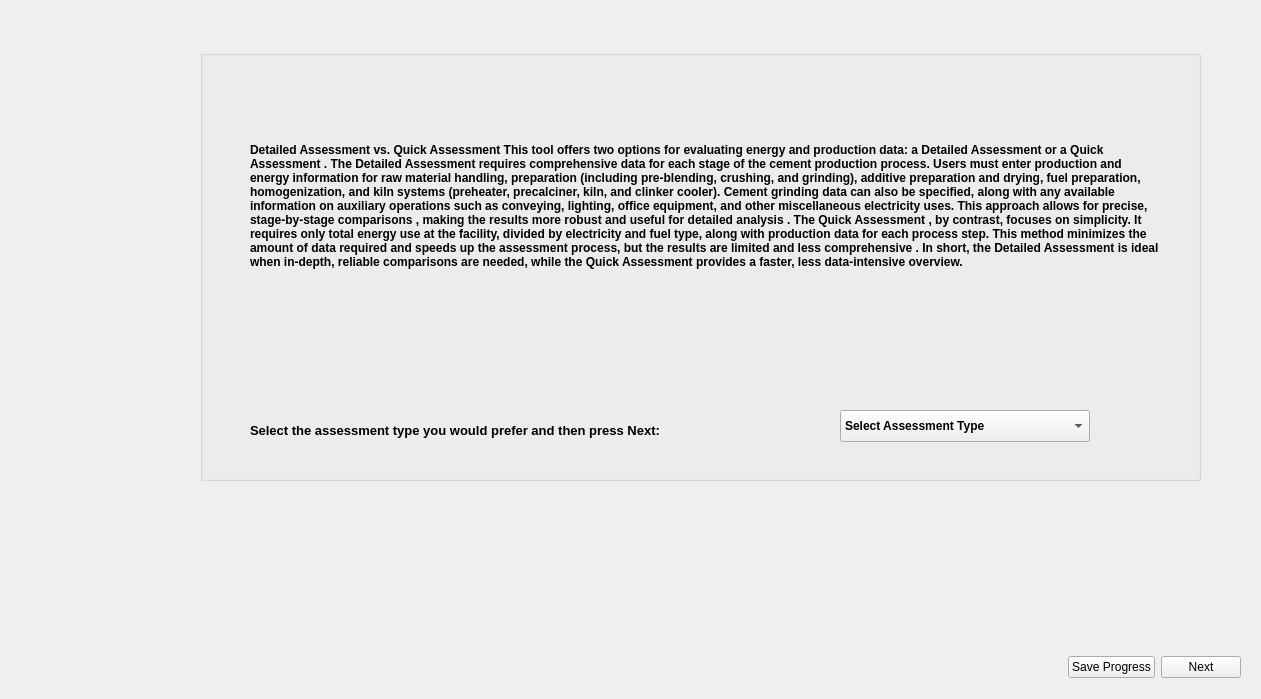
<?xml version="1.0" encoding="UTF-8"?>
<ui version="4.0">
 <class>Page1_AssessmentType</class>
 <widget class="QWidget" name="Page1_AssessmentType">
  <property name="geometry">
   <rect>
    <x>0</x>
    <y>0</y>
    <width>1261</width>
    <height>699</height>
   </rect>
  </property>
  <property name="sizePolicy">
   <sizepolicy hsizetype="Maximum" vsizetype="Fixed">
    <horstretch>0</horstretch>
    <verstretch>0</verstretch>
   </sizepolicy>
  </property>
  <property name="windowTitle">
   <string>Form</string>
  </property>
  <property name="styleSheet">
   <string notr="true"/>
  </property>
  <widget class="QLabel" name="cement_decor">
   <property name="geometry">
    <rect>
     <x>0</x>
     <y>-30</y>
     <width>171</width>
     <height>761</height>
    </rect>
   </property>
   <property name="midLineWidth">
    <number>0</number>
   </property>
   <property name="text">
    <string/>
   </property>
   <property name="pixmap">
    <pixmap>../images/BEST_side_abstract.png</pixmap>
   </property>
   <property name="scaledContents">
    <bool>false</bool>
   </property>
   <property name="indent">
    <number>0</number>
   </property>
  </widget>
  <widget class="QWidget" name="layoutWidget">
   <property name="geometry">
    <rect>
     <x>190</x>
     <y>650</y>
     <width>1051</width>
     <height>35</height>
    </rect>
   </property>
   <layout class="QHBoxLayout" name="button_layout">
    <item>
     <spacer name="horizontalSpacer">
      <property name="orientation">
       <enum>Qt::Horizontal</enum>
      </property>
      <property name="sizeHint" stdset="0">
       <size>
        <width>40</width>
        <height>20</height>
       </size>
      </property>
     </spacer>
    </item>
    <item>
     <widget class="QPushButton" name="saveBtn">
      <property name="text">
       <string>Save Progress</string>
      </property>
     </widget>
    </item>
    <item>
     <widget class="QPushButton" name="nextBtn">
      <property name="font">
       <font>
        <kerning>true</kerning>
       </font>
      </property>
      <property name="text">
       <string>Next</string>
      </property>
     </widget>
    </item>
   </layout>
  </widget>
  <widget class="QGroupBox" name="assessment_group">
   <property name="geometry">
    <rect>
     <x>200</x>
     <y>50</y>
     <width>1001</width>
     <height>431</height>
    </rect>
   </property>
   <property name="font">
    <font>
     <bold>true</bold>
    </font>
   </property>
   <property name="styleSheet">
    <string notr="true">QPushButton {
    background-color: #26481f;  /* Green */
    color: white;
    border: none;
    padding: 8px 16px;
    font-size: 14px;
    border-radius: 6px;
    min-width: 90px;
    min-height: 15px;

}

QPushButton:hover {
    background-color: #45a049;
}

QPushButton:pressed {
    background-color: #3e8e41;
}

QPushButton#saveBtn {
                background-color: white;
                color: #26481f;
            }
QPushButton#saveBtn:hover {
                background-color: #45a049;
			  color: white;
            }

    QLineEdit {
        border-radius: 10px;    
        padding: 5px;           
    }

myLineEdit-&gt;setFixedSize(200, 30)</string>
   </property>
   <property name="title">
    <string/>
   </property>
   <widget class="QLabel" name="summary_label">
    <property name="geometry">
     <rect>
      <x>50</x>
      <y>0</y>
      <width>911</width>
      <height>311</height>
     </rect>
    </property>
    <property name="text">
     <string>&lt;html&gt;&lt;head/&gt;&lt;body&gt;&lt;p&gt;&lt;span style=&quot; font-size:10pt; font-weight:700;&quot;&gt;Detailed Assessment vs. Quick Assessment&lt;/span&gt;&lt;/p&gt;&lt;p&gt;&lt;span style=&quot; font-size:10pt;&quot;&gt;This tool offers two options for evaluating energy and production data: a &lt;/span&gt;&lt;span style=&quot; font-size:10pt; font-weight:700;&quot;&gt;Detailed Assessment&lt;/span&gt;&lt;span style=&quot; font-size:10pt;&quot;&gt; or a &lt;/span&gt;&lt;span style=&quot; font-size:10pt; font-weight:700;&quot;&gt;Quick Assessment&lt;/span&gt;&lt;span style=&quot; font-size:10pt;&quot;&gt;.&lt;/span&gt;&lt;/p&gt;&lt;p&gt;&lt;span style=&quot; font-size:10pt;&quot;&gt;The &lt;/span&gt;&lt;span style=&quot; font-size:10pt; font-weight:700;&quot;&gt;Detailed Assessment &lt;/span&gt;&lt;span style=&quot; font-size:10pt;&quot;&gt;requires comprehensive data for each stage of the cement production process. Users must enter production and energy information for raw material handling, preparation (including pre-blending, crushing, and grinding), additive preparation and drying, fuel preparation, homogenization, and kiln systems (preheater, precalciner, kiln, and clinker cooler). Cement grinding data can also be specified, along with any available information on auxiliary operations such as conveying, lighting, office equipment, and other miscellaneous electricity uses. This approach allows for &lt;/span&gt;&lt;span style=&quot; font-size:10pt; font-weight:700;&quot;&gt;precise, stage-by-stage comparisons&lt;/span&gt;&lt;span style=&quot; font-size:10pt;&quot;&gt;, making the results &lt;/span&gt;&lt;span style=&quot; font-size:10pt; font-weight:700;&quot;&gt;more robust and useful for detailed analysis&lt;/span&gt;&lt;span style=&quot; font-size:10pt;&quot;&gt;.&lt;/span&gt;&lt;/p&gt;&lt;p&gt;&lt;span style=&quot; font-size:10pt;&quot;&gt;The &lt;/span&gt;&lt;span style=&quot; font-size:10pt; font-weight:700;&quot;&gt;Quick Assessment&lt;/span&gt;&lt;span style=&quot; font-size:10pt;&quot;&gt;, by contrast, focuses on simplicity. It requires only total energy use at the facility, divided by electricity and fuel type, along with production data for each process step. This method &lt;/span&gt;&lt;span style=&quot; font-size:10pt; font-weight:700;&quot;&gt;minimizes the amount of data required&lt;/span&gt;&lt;span style=&quot; font-size:10pt;&quot;&gt; and &lt;/span&gt;&lt;span style=&quot; font-size:10pt; font-weight:700;&quot;&gt;speeds up &lt;/span&gt;&lt;span style=&quot; font-size:10pt;&quot;&gt;the assessment process, but the &lt;/span&gt;&lt;span style=&quot; font-size:10pt; font-weight:700;&quot;&gt;results are limited and less comprehensive&lt;/span&gt;&lt;span style=&quot; font-size:10pt;&quot;&gt;.&lt;/span&gt;&lt;/p&gt;&lt;p&gt;&lt;span style=&quot; font-size:10pt;&quot;&gt;In short, the &lt;/span&gt;&lt;span style=&quot; font-size:10pt; font-weight:700;&quot;&gt;Detailed Assessment&lt;/span&gt;&lt;span style=&quot; font-size:10pt;&quot;&gt; is ideal when in-depth, reliable comparisons are needed, while the &lt;/span&gt;&lt;span style=&quot; font-size:10pt; font-weight:700;&quot;&gt;Quick Assessment&lt;/span&gt;&lt;span style=&quot; font-size:10pt;&quot;&gt; provides a faster, less data-intensive overview.&lt;/span&gt;&lt;/p&gt;&lt;/body&gt;&lt;/html&gt;</string>
    </property>
    <property name="wordWrap">
     <bool>true</bool>
    </property>
   </widget>
   <widget class="QLabel" name="select_label">
    <property name="geometry">
     <rect>
      <x>50</x>
      <y>360</y>
      <width>501</width>
      <height>41</height>
     </rect>
    </property>
    <property name="sizePolicy">
     <sizepolicy hsizetype="Fixed" vsizetype="Fixed">
      <horstretch>0</horstretch>
      <verstretch>0</verstretch>
     </sizepolicy>
    </property>
    <property name="text">
     <string>&lt;html&gt;&lt;head/&gt;&lt;body&gt;&lt;p&gt;&lt;span style=&quot; font-size:10pt;&quot;&gt;Select the &lt;/span&gt;&lt;span style=&quot; font-size:10pt; font-weight:700;&quot;&gt;assessment type &lt;/span&gt;&lt;span style=&quot; font-size:10pt;&quot;&gt;you would prefer and then press Next:&lt;/span&gt;&lt;/p&gt;&lt;/body&gt;&lt;/html&gt;</string>
    </property>
   </widget>
   <widget class="QComboBox" name="comboBox_assessment_type">
    <property name="geometry">
     <rect>
      <x>640</x>
      <y>360</y>
      <width>250</width>
      <height>32</height>
     </rect>
    </property>
    <property name="sizePolicy">
     <sizepolicy hsizetype="Fixed" vsizetype="Fixed">
      <horstretch>0</horstretch>
      <verstretch>0</verstretch>
     </sizepolicy>
    </property>
    <property name="minimumSize">
     <size>
      <width>250</width>
      <height>0</height>
     </size>
    </property>
    <property name="maximumSize">
     <size>
      <width>250</width>
      <height>16777215</height>
     </size>
    </property>
    <item>
     <property name="text">
      <string>Select Assessment Type</string>
     </property>
    </item>
    <item>
     <property name="text">
      <string>Detailed Assessment</string>
     </property>
    </item>
    <item>
     <property name="text">
      <string>Quick Assessment</string>
     </property>
    </item>
   </widget>
  </widget>
 </widget>
 <resources/>
 <connections/>
</ui>
